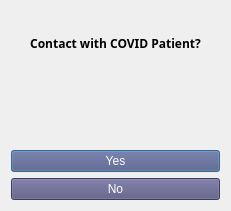
   <widget class="QWidget" name="gridLayoutWidget_6">
    <property name="geometry">
     <rect>
      <x>490</x>
      <y>510</y>
      <width>231</width>
      <height>211</height>
     </rect>
    </property>
    <layout class="QGridLayout" name="gridLayout_7">
     <item row="4" column="0">
      <widget class="QPushButton" name="yes_button_10">
       <property name="enabled">
        <bool>true</bool>
       </property>
       <property name="autoFillBackground">
        <bool>false</bool>
       </property>
       <property name="styleSheet">
        <string notr="true">font: 12pt &quot;Broadway&quot;;
color: rgb(255, 255, 255);
background-color: rgb(85, 85, 127);</string>
       </property>
       <property name="text">
        <string>Yes</string>
       </property>
       <property name="checkable">
        <bool>true</bool>
       </property>
       <property name="autoExclusive">
        <bool>false</bool>
       </property>
       <property name="autoDefault">
        <bool>true</bool>
       </property>
       <property name="default">
        <bool>true</bool>
       </property>
       <property name="flat">
        <bool>false</bool>
       </property>
      </widget>
     </item>
     <item row="1" column="0">
      <widget class="QLabel" name="label_24">
       <property name="font">
        <font>
         <family>Century Gothic</family>
         <pointsize>9</pointsize>
         <weight>75</weight>
         <bold>true</bold>
        </font>
       </property>
       <property name="text">
        <string>Contact with COVID Patient?</string>
       </property>
       <property name="alignment">
        <set>Qt::AlignCenter</set>
       </property>
      </widget>
     </item>
     <item row="3" column="0">
      <widget class="QLabel" name="label_5">
       <property name="text">
        <string/>
       </property>
       <property name="pixmap">
        <pixmap resource="resource.qrc">:/newPrefix/5.jpg</pixmap>
       </property>
       <property name="scaledContents">
        <bool>true</bool>
       </property>
       <property name="alignment">
        <set>Qt::AlignCenter</set>
       </property>
      </widget>
     </item>
     <item row="5" column="0">
      <widget class="QPushButton" name="no_button_10">
       <property name="enabled">
        <bool>true</bool>
       </property>
       <property name="autoFillBackground">
        <bool>false</bool>
       </property>
       <property name="styleSheet">
        <string notr="true">font: 12pt &quot;Broadway&quot;;
color: rgb(255, 255, 255);
background-color: rgb(85, 85, 127);</string>
       </property>
       <property name="text">
        <string>No</string>
       </property>
      </widget>
     </item>
    </layout>
   </widget>
